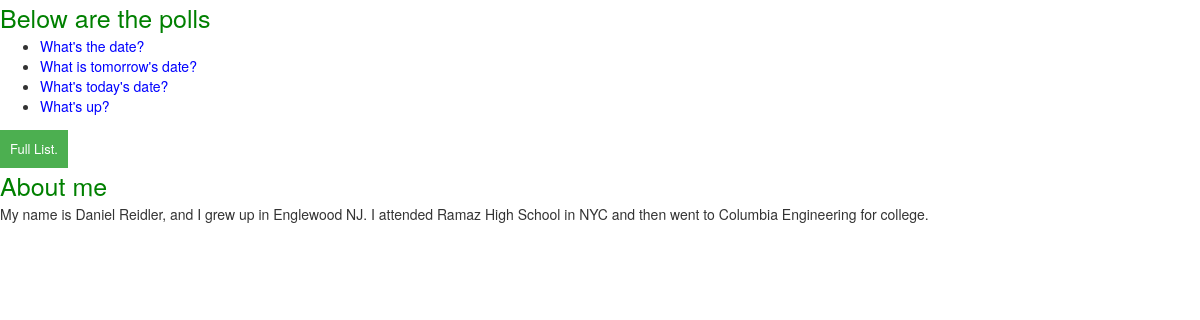
Screenshot of /polls/ with the database file from the repository.
### polls/models.py (models this page shows, shortened)
class Question(models.Model):
	question_text = models.CharField(max_length=200)
	pub_date = models.DateTimeField('date published')
	def was_published_recently(self):
		now = timezone.now()
		return  timezone.now()-datetime.timedelta(days=1) <= self.pub_date <= now
	was_published_recently.admin_order_field= 'pub_date'
	was_published_recently.boolean = True
	was_published_recently.short_description = 'Published Recently?'

### polls/views.py (the view)
class IndexView(generic.ListView):
    template_name = 'polls/index.html'
    context_object_name = 'latest_question_list'
    def get_queryset(self):
        return Question.objects.filter(
            pub_date__lte=timezone.now()).order_by('-pub_date')[:5]

### polls/templates/polls/index.html
{% load staticfiles %}
<link rel="stylesheet" href="//maxcdn.bootstrapcdn.com/bootstrap/3.2.0/css/bootstrap.min.css">
<link rel="stylesheet" href="//maxcdn.bootstrapcdn.com/bootstrap/3.2.0/css/bootstrap-theme.min.css">
<link rel="stylesheet" type="text/css" href="{% static 'polls/style.css' %}">
{% if latest_question_list %}
	<h> Below are the polls </h>
    <ul>
    {% for question in latest_question_list %}
        <li><a href={% url 'polls:detail' question.id %}>{{ question.question_text }}</a></li>
    {% endfor %}
    </ul>
{% else %}
    <p>No polls are available.</p>
{% endif %}
<button href="{% url 'polls:index' %}" >Full List.</button>
<h><br> About me</br> </h>
<p> My name is Daniel Reidler, and I grew up in Englewood NJ. I attended Ramaz High School in NYC and then went to Columbia Engineering for college. </p>

### polls/static/polls/style.css (style rules this page uses)
li a { color:blue; }
h { color:green; font-size:25px; }
button { background-color: #4CAF50; border: 2px; color: white; padding: 10px 10px; text-align: center; text-decoration: none; display: inline-block; font-size: 13px; }

### rows the page displays
Question: question_text "What's the date?"
Question: question_text "What is tomorrow's date?"
Question: question_text "What's today's date?"
Question: question_text "What's up?"
